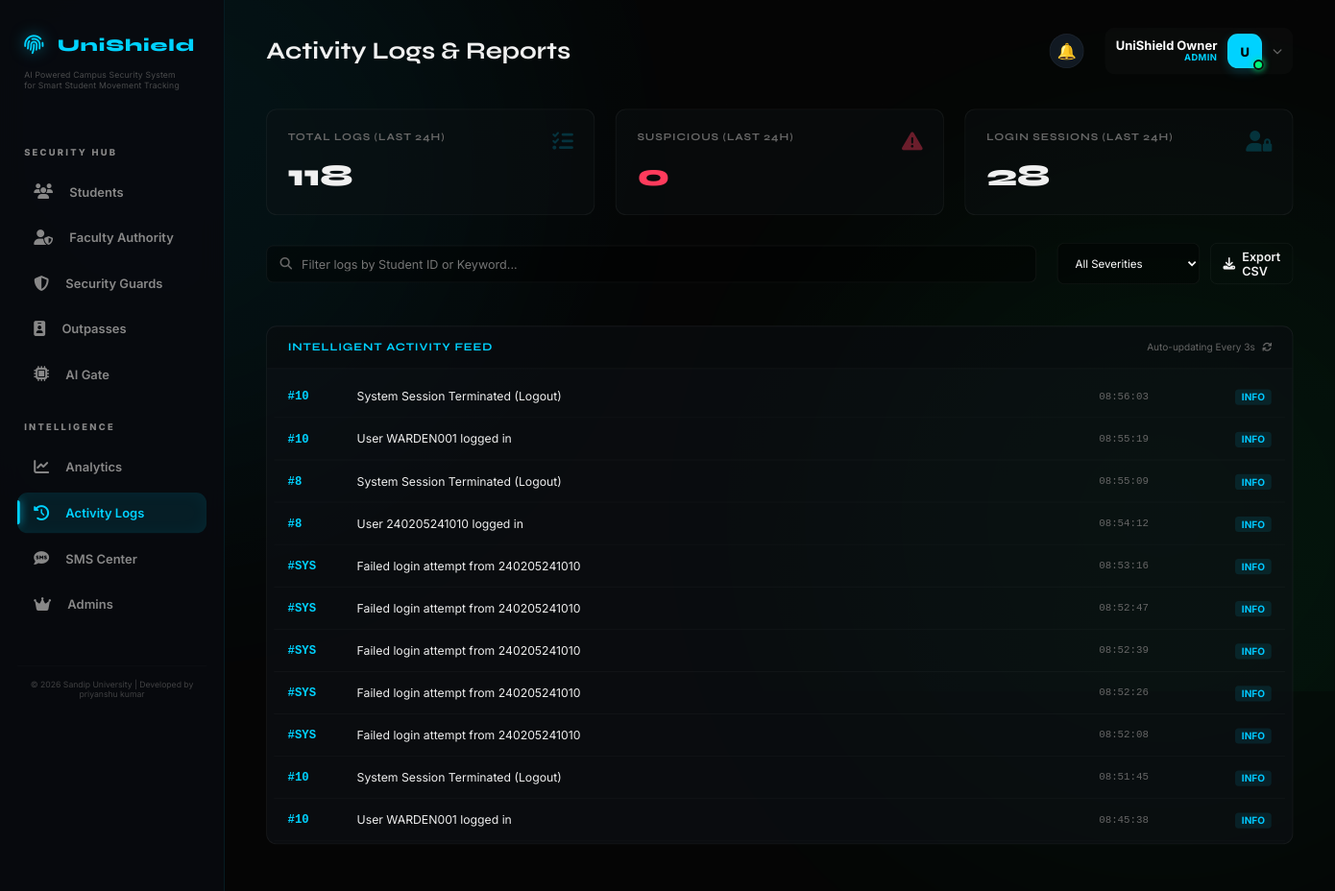
The page /admin/reports (signed in) on the database its author committed.
### models/user.py (models this page shows, shortened)
class User(db.Model, UserMixin):
    __tablename__ = 'users'
    id = db.Column(db.Integer, primary_key=True)
    username = db.Column(db.String(80), unique=True, nullable=False)
    email = db.Column(db.String(120), unique=True)
    password_hash = db.Column(db.String(128), nullable=False)
    role = db.Column(db.String(20), nullable=False)  # admin | guard | student
    name = db.Column(db.String(100), nullable=False)
    student_id = db.Column(db.String(50), unique=True)
    phone = db.Column(db.String(15))
    parent_phone = db.Column(db.String(15))
    department = db.Column(db.String(200))
    course = db.Column(db.String(100))
    session_year = db.Column(db.String(50))
    year = db.Column(db.Integer)
    hostel_room = db.Column(db.String(20))
    face_encoded = db.Column(db.Text)          # JSON string of encoding
    face_image = db.Column(db.String(200))     # Full path to encoded photo
    photo_path = db.Column(db.String(200))     # Path to stored photo
    id_card_photo = db.Column(db.String(200))  # Path to ID card scan
    is_blacklisted = db.Column(db.Boolean, default=False)
    violations = db.Column(db.Integer, default=0)
    admin_role = db.Column(db.String(30), default='VIEWER') # OWNER | SUPER_ADMIN | SECURITY_ADMIN | VIEWER
    employee_id = db.Column(db.String(50), unique=True)
    permissions = db.Column(db.Text) # JSON list of permissions
    status = db.Column(db.String(20), default='PENDING') # PENDING | ACTIVE | INACTIVE
    last_login = db.Column(db.DateTime)
    last_active = db.Column(db.DateTime, default=datetime.utcnow)
    last_action = db.Column(db.String(200)) # Last readable action performed
    is_active = db.Column(db.Boolean, default=True)
    created_at = db.Column(db.DateTime, default=datetime.utcnow)
    signature_path = db.Column(db.String(200))
    stamp_path = db.Column(db.String(200))
    assigned_gate = db.Column(db.String(50))
    shift_timing = db.Column(db.String(100))
    emergency_contact = db.Column(db.String(15))
    aadhar_document = db.Column(db.String(200))  # Self-attested document

### models/log.py (models this page shows)
class ActivityLog(db.Model):
    __tablename__ = 'activity_logs'
    id = db.Column(db.Integer, primary_key=True)
    user_id = db.Column(db.Integer, db.ForeignKey('users.id'))
    action = db.Column(db.String(200), nullable=False)
    description = db.Column(db.Text)
    ip_address = db.Column(db.String(45))
    severity = db.Column(db.String(20), default='info')  # info|warning|critical
    timestamp = db.Column(db.DateTime, default=datetime.utcnow)
    user = db.relationship('User', backref=db.backref('activities', lazy=True))

### routes/admin.py (the view)
@admin_bp.route('/reports')
@login_required
@admin_required
def reports():
    last_24h = datetime.utcnow() - timedelta(hours=24)
    total_24h = ActivityLog.query.filter(ActivityLog.timestamp >= last_24h).count()
    suspicious = ActivityLog.query.filter(ActivityLog.timestamp >= last_24h, ActivityLog.action.ilike('%blacklist%')).count()
    logins = ActivityLog.query.filter(ActivityLog.timestamp >= last_24h, ActivityLog.action.ilike('%login%')).count()
    target_user = request.args.get('user_id')
    query = ActivityLog.query
    if target_user:
        query = query.filter_by(user_id=target_user)
    all_logs = query.order_by(ActivityLog.timestamp.desc()).all()
    return render_template('admin/reports.html',
                         logs=all_logs,
                         total_today=total_24h,
                         suspicious_count=suspicious,
                         login_count=logins)

### routes/admin.py (called while the page is built)
def admin_required(f):
    @wraps(f)
    def decorated_function(*args, **kwargs):
        if not current_user.is_authenticated or current_user.role != 'admin':
            flash('Admin access required', 'danger')
            return redirect(url_for('auth.login'))
        return f(*args, **kwargs)
    return decorated_function

### templates/admin/reports.html (shortened to what this page needs)
{% extends "base.html" %}
{% block page_title %}Activity Logs & Reports{% endblock %}
{% block content %}
<div class="reports-summary-grid">
    <div class="summary-card">
        <i class="fas fa-list-check"></i>
        <h4>Total Logs (Last 24h)</h4>
        <div class="value" id="summary-total">{{ total_today }}</div>
    </div>
    <div class="summary-card suspicious">
        <i class="fas fa-triangle-exclamation"></i>
        <h4>Suspicious (Last 24h)</h4>
        <div class="value" id="summary-suspicious">{{ suspicious_count }}</div>
    </div>
    <div class="summary-card">
        <i class="fas fa-user-lock"></i>
        <h4>Login Sessions (Last 24h)</h4>
        <div class="value" id="summary-logins">{{ login_count }}</div>
    </div>
</div>
<div class="reports-layout">
    <div class="controls-bar">
        <div class="search-box">
            <i class="fas fa-search"></i>
            <input type="text" id="logSearch" placeholder="Filter logs by Student ID or Keyword...">
        </div>
        <div class="filter-group">
            <select class="filter-select" id="severityFilter">
                <option value="all">All Severities</option>
            </select>
            <a href="{{ url_for('admin.export', type='logs', format='csv') }}" class="btn btn-ghost"><i class="fas fa-download"></i> Export CSV</a>
        </div>
    </div>
    <div class="logs-container">
        <div class="logs-header">
            <h3 style="font-size: 0.8rem; letter-spacing: 1px; color: var(--accent);">INTELLIGENT ACTIVITY FEED</h3>
            <div style="font-size: 0.7rem; color: var(--text-muted);">Auto-updating Every 3s <i class="fas fa-sync fa-spin" style="margin-left: 5px;"></i></div>
        </div>
        <div class="logs-scroll" id="logs-feed">
            {% for log in logs %}
            <div class="log-entry" data-id="{{ log.id }}" data-severity="{{ 'CRITICAL' if 'blacklist' in log.action.lower() else 'INFO' }}">
                <div class="log-id">#{{ log.user_id if log.user_id else 'SYS' }}</div>
                <div class="log-action">{{ log.action }}</div>
                <div class="log-time">{{ log.timestamp.strftime('%H:%M:%S') }}</div>
                <div class="log-severity">
                    {% if 'blacklist' in log.action.lower() %}
                    <span class="badge-sev critical">CRITICAL</span>
                    {% else %}
                    <span class="badge-sev info">INFO</span>
                    {% endif %}
                </div>
            </div>
            {% endfor %}
        </div>
    </div>
</div>
{% endblock %}

### templates/base.html (shortened to what this page needs)
<!DOCTYPE html>
<html lang="en">
<head>
    <link rel="stylesheet" href="https://cdnjs.cloudflare.com/ajax/libs/font-awesome/6.4.0/css/all.min.css">
</head>
<body>
    <div class="bg-blob blob-1"></div>
    <div class="bg-blob blob-2"></div>
    <div class="bg-blob blob-3"></div>
    {% if current_user.is_authenticated %}
    <aside>
        <a href="/" class="logo" style="margin-bottom: 1rem;">
            <i class="fas fa-fingerprint"></i>
            <span>UniShield</span>
        </a>
        <div style="font-size: 0.6rem; color: var(--text-muted); text-align: left; padding-left: 0.5rem; margin-bottom: 2rem; letter-spacing: 0.2px; line-height: 1.3; opacity: 0.7;">
            AI Powered Campus Security System<br>for Smart Student Movement Tracking
        </div>
        <div class="nav-section">
            <div class="nav-section-title">Security Hub</div>
            {% if current_user.role == 'admin' %}
                <a href="{{ url_for('admin.students') }}" class="nav-link"><i class="fas fa-users"></i> Students</a>
                <a href="{{ url_for('admin.manage_faculty') }}" class="nav-link"><i class="fas fa-user-shield"></i> Faculty Authority</a>
                <a href="{{ url_for('admin.guards') }}" class="nav-link"><i class="fas fa-shield-halved"></i> Security Guards</a>
                <a href="{{ url_for('admin.outpasses') }}" class="nav-link"><i class="fas fa-id-badge"></i> Outpasses</a>
                <a href="{{ url_for('gate.terminal') }}" class="nav-link"><i class="fas fa-microchip"></i> AI Gate</a>
                <div class="nav-section-title">Intelligence</div>
                <a href="{{ url_for('admin.analytics') }}" class="nav-link"><i class="fas fa-chart-line"></i> Analytics</a>
                <a href="{{ url_for('admin.reports') }}" class="nav-link"><i class="fas fa-history"></i> Activity Logs</a>
                <a href="{{ url_for('admin.sms_center') }}" class="nav-link"><i class="fas fa-sms"></i> SMS Center</a>
                <a href="{{ url_for('admin.manage_admins') }}" class="nav-link"><i class="fas fa-crown"></i> Admins</a>
            {% elif current_user.role == 'guard' %}
                <a href="{{ url_for('guard.dashboard') }}" class="nav-link"><i class="fas fa-desktop"></i> Terminal</a>
                <a href="{{ url_for('gate.terminal') }}" class="nav-link"><i class="fas fa-microchip"></i> AI Gate</a>
            {% elif current_user.role == 'warden' %}
                <a href="{{ url_for('warden.dashboard') }}" class="nav-link"><i class="fas fa-home"></i> Dashboard</a>
            {% elif current_user.role in ['hod', 'dean'] %}
                <a href="{{ url_for('faculty.dashboard') }}" class="nav-link"><i class="fas fa-home"></i> Dashboard</a>
            {% else %}
                <a href="{{ url_for('student.dashboard') }}" class="nav-link"><i class="fas fa-home"></i> Dashboard</a>
                <a href="{{ url_for('student.request_outpass') }}" class="nav-link"><i class="fas fa-paper-plane"></i> New Request</a>
            {% endif %}
            <div style="margin-top: 3rem; padding: 1rem 0.5rem 0 0.5rem; font-size: 0.6rem; color: var(--text-muted); text-align: center; opacity: 0.6; border-top: 1px solid rgba(255,255,255,0.03);">
                © 2026 Sandip University | Developed by priyanshu kumar
            </div>
        </div>
    </aside>
    {% endif %}
    <main style="{% if not current_user.is_authenticated %}margin-left: 0;{% endif %}">
        {% if current_user.is_authenticated %}
        <div class="top-bar">
            <h1 style="font-size: 1.75rem;">{% block page_title %}{% endblock %}</h1>
            <div style="display: flex; align-items: center; gap: 1.5rem;">
                {% if current_user.role == 'admin' %}
                <div class="nb-wrap" id="nb-wrap">
                  <button class="nb-btn" onclick="nbToggle()">🔔
                  </button>
                </div>
                {% else %}
                <a href="#" class="notification-bell">
                    <i class="fas fa-bell"></i>
                    <span id="notif-badge" class="badge">0</span>
                </a>
                {% endif %}
                <div class="profile-dropdown-container">
                    <div class="profile-trigger" id="profileTrigger">
                        <div class="profile-info-text">
                            <p class="name">{{ current_user.name }}</p>
                            <p class="role">{{ current_user.role | upper }}</p>
                        </div>
                        <div class="avatar-box">
                            {% if current_user.photo_path %}
                                <img src="{{ url_for('static', filename='uploads/' + current_user.photo_path) }}" alt="Avatar">
                            {% else %}
                                <span>{{ current_user.name[0] | upper }}</span>
                            {% endif %}
                            <div class="online-dot"></div>
                        </div>
                        <i class="fas fa-chevron-down toggle-icon"></i>
                    </div>
                </div>
            </div>
        </div>
        {% endif %}
        {% block content %}{% endblock %}
    </main>
</body>
</html>

### templates/admin/reports.html (style rules this page uses)
.reports-layout { display: grid; grid-template-columns: 1fr; gap: 1.5rem; }
.reports-summary-grid { display: grid; grid-template-columns: repeat(3, 1fr); gap: 1.5rem; margin-bottom: 2rem; }
.summary-card { background: rgba(14, 18, 22, 0.4); border: 1px solid var(--border); border-radius: 12px; padding: 1.5rem; position: relative; overflow: hidden; }
.summary-card h4 { font-size: 0.75rem; color: var(--text-muted); text-transform: uppercase; letter-spacing: 1px; margin-bottom: 1rem; }
.summary-card .value { font-size: 2.2rem; font-weight: 800; font-family: 'Syne', sans-serif; }
.summary-card i { position: absolute; right: 1.5rem; top: 1.5rem; font-size: 1.5rem; opacity: 0.2; color: var(--accent); }
.summary-card.suspicious .value { color: var(--danger); }
.summary-card.suspicious i { color: var(--danger); opacity: 0.4; }
.controls-bar { display: flex; justify-content: space-between; align-items: center; gap: 1.5rem; margin-bottom: 1.5rem; }
.search-box { position: relative; flex: 1; }
.search-box input { width: 100%; background: rgba(0, 0, 0, 0.4); border: 1px solid var(--border); border-radius: 8px; padding: 0.75rem 1rem 0.75rem 2.5rem; color: #fff; outline: none; }
.search-box i { position: absolute; left: 1rem; top: 50%; transform: translateY(-50%); color: var(--text-muted); }
.filter-group { display: flex; gap: 0.75rem; }
.filter-select { background: rgba(0, 0, 0, 0.4); border: 1px solid var(--border); color: #fff; padding: 0.6rem 1rem; border-radius: 8px; font-size: 0.8rem; cursor: pointer; }
.logs-container { background: rgba(14, 18, 22, 0.6); border: 1px solid var(--border); border-radius: 12px; overflow: hidden; height: 600px; display: flex; flex-direction: column; }
.logs-header { padding: 1rem 1.5rem; background: rgba(0, 0, 0, 0.2); border-bottom: 1px solid var(--border); display: flex; justify-content: space-between; align-items: center; }
.logs-scroll { flex: 1; overflow-y: auto; padding: 0.5rem; }
.log-entry { display: grid; grid-template-columns: 80px 1fr 120px 80px; padding: 1rem; border-bottom: 1px solid rgba(255, 255, 255, 0.03); align-items: center; font-size: 0.85rem; transition: background 0.3s; }
.log-id { color: var(--accent); font-family: monospace; font-weight: 700; }
.log-action { color: #eee; }
.log-time { color: var(--text-muted); font-size: 0.75rem; font-family: monospace; }
.log-severity { text-align: right; }
.badge-sev { padding: 2px 8px; border-radius: 4px; font-size: 0.7rem; font-weight: 700; }
.badge-sev.info { background: rgba(0, 200, 255, 0.1); color: #00c8ff; }

### rows shown on the page
User: name "UniShield Owner", role "ADMIN", name "U"
ActivityLog: user "10", action "System Session Terminated (Logout)", timestamp "08:56:03", shows "INFO"
ActivityLog: user "10", action "User WARDEN001 logged in", timestamp "08:55:19", shows "INFO"
ActivityLog: user "8", action "System Session Terminated (Logout)", timestamp "08:55:09", shows "INFO"
ActivityLog: user "8", action "User 240205241010 logged in", timestamp "08:54:12", shows "INFO"
ActivityLog: user_id "SYS", action "Failed login attempt from 240205241010", timestamp "08:53:16", shows "INFO"
ActivityLog: user_id "SYS", action "Failed login attempt from 240205241010", timestamp "08:52:47", shows "INFO"
ActivityLog: user_id "SYS", action "Failed login attempt from 240205241010", timestamp "08:52:39", shows "INFO"
ActivityLog: user_id "SYS", action "Failed login attempt from 240205241010", timestamp "08:52:26", shows "INFO"
ActivityLog: user_id "SYS", action "Failed login attempt from 240205241010", timestamp "08:52:08", shows "INFO"
ActivityLog: user "10", action "System Session Terminated (Logout)", timestamp "08:51:45", shows "INFO"
ActivityLog: user "10", action "User WARDEN001 logged in", timestamp "08:45:38", shows "INFO"

### other values the page prints
{{ total_today }} "118"
{{ suspicious_count }} "0"
{{ login_count }} "28"
